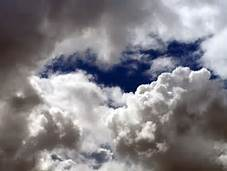
#> input picture dataset_test/cloudy/cloudy272.jpg, 227 x 171 px, found by its file name; its folder holds only this picture in this run
$ python preprocess-dataset.py
#> lines starting #> are read from the running program, lines starting #| are printed output that depends on the picture; after the words box and inside, x2 and y2 are one past the last pixel; in counts of white or black regions, pixels touching at a corner belong together
#> in preprocess_image, img is the input picture: shape (171, 227, 3); mean B, G, R 133.1, 128, 130.6
### utils/preprocess.py
import cv2
import numpy as np

# Ridimensiona l'immagine a una dimensione specifica (ad esempio 256x256) e ritaglia eventuali bordi neri
def resize_and_crop(img, size):
#> called with size = 256
    h, w = img.shape[:2]
#> h = 171; w = 227
    if h > w:
        img = cv2.resize(img, (size, int(h * size / w)))
    else:
        img = cv2.resize(img, (int(w * size / h), size))
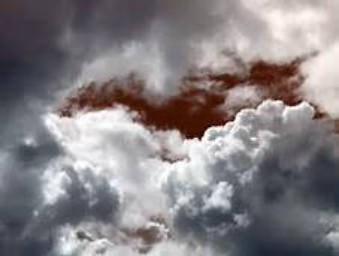
#> img: shape (256, 339, 3); mean of channels 0, 1, 2 130.4, 127.9, 133; drawn as B, G, R
    h, w = img.shape[:2]
#> h = 256; w = 339
    h_margin = (h - size) // 2
#> h_margin = 0
    w_margin = (w - size) // 2
#> w_margin = 41
    return img[h_margin:h_margin+size, w_margin:w_margin+size]
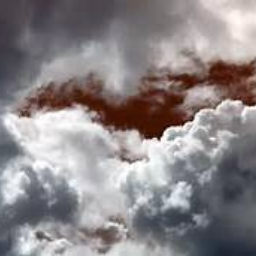
#> returned value: shape (256, 256, 3); mean of channels 0, 1, 2 135.2, 133.4, 139.5; drawn as B, G, R


# Applica l'equalizzazione dell'istogramma all'immagine
def equalize_hist(img):
    img_yuv = cv2.cvtColor(img, cv2.COLOR_RGB2YUV)
#> img_yuv: shape (256, 256, 3); mean of channels 0, 1, 2 134.6, 130.4, 128.5
    img_yuv[:,:,0] = cv2.equalizeHist(img_yuv[:,:,0])
#> img_yuv: shape (256, 256, 3); mean of channels 0, 1, 2 128.1, 130.4, 128.5
    return cv2.cvtColor(img_yuv, cv2.COLOR_YUV2RGB)
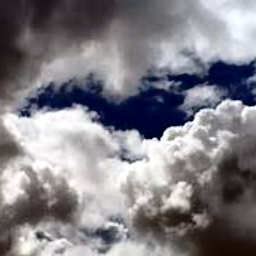
#> returned value: shape (256, 256, 3); mean R, G, B 129.2, 126.8, 133.1


# Applica il filtro di mediana all'immagine
def median_filter(img, kernel_size):
    return cv2.medianBlur(img, kernel_size)

# Applica la segmentazione basata sulla soglia all'immagine per separare il cielo dal terreno
def threshold_segmentation(img, threshold):
#> called with threshold = 150
    gray = cv2.cvtColor(img, cv2.COLOR_RGB2GRAY)
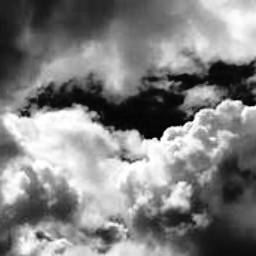
#> gray: shape (256, 256); min 2, max 255, mean 128.3
    ret, thresh = cv2.threshold(gray, threshold, 255, cv2.THRESH_BINARY)
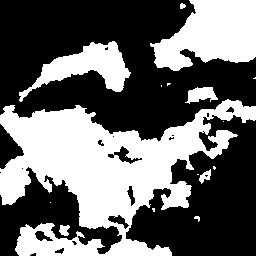
#> thresh: shape (256, 256); 41.2% white; 16 white regions (8 under 20 px), largest, box (x1, y1, x2, y2) and area: (0, 99, 256, 256) 18742, (150, 0, 256, 71) 5082, (19, 41, 131, 102) 2545
#> ret = 150
    return thresh

# Applica una rotazione casuale all'immagine
def random_rotate(img, angle_range):
#> called with angle_range = 10
    angle = np.random.uniform(-angle_range, angle_range)
    h, w = img.shape[:2]
#> h = 256; w = 256
    M = cv2.getRotationMatrix2D((w/2, h/2), angle, 1)
#> M = [[1, 0.017, -2.16], [-0.017, 1, 2.2]]
    return cv2.warpAffine(img, M, (w, h))
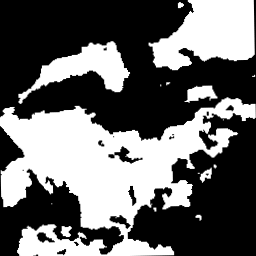
#> returned value: shape (256, 256); min 0, max 255, mean 104.2

def preprocess_image(img_path, size=256, threshold=150, kernel_size=3, angle_range=10):
    # Leggi l'immagine dal file
    img = cv2.imread(img_path)

    #Convert the image into RGB format
    img = cv2.cvtColor(img, cv2.COLOR_BGR2RGB)

    # Ridimensiona e ritaglia l'immagine
    img = resize_and_crop(img, size)

    # Applica l'equalizzazione dell'istogramma
    img = equalize_hist(img)

    # Applica il filtro di mediana
    #img = median_filter(img, kernel_size)

    # Applica la segmentazione basata sulla soglia
    img = threshold_segmentation(img, threshold)

    # Applica una rotazione casuale
    img = random_rotate(img, angle_range)

    # Normalizza l'immagine
    img = img.astype(np.float32) / 255.
#> img: shape (256, 256) float32

    # Aggiungi una dimensione per rappresentare il batch
    #img = np.expand_dims(img, axis=-1)

    return img

### utils/preprocess-dataset.py
import preprocess
import os
import cv2


# Percorso della directory di origine delle immagini

#original_dir = 'dataset_train'
#preprocessed_dir = 'dataset_train_preprocessed'

original_dir = 'dataset_test'
preprocessed_dir = 'dataset_test_preprocessed'

# Crea una nuova directory per le immagini pre-processate
if not os.path.exists(preprocessed_dir):
    os.makedirs(preprocessed_dir)

# Ottieni una lista di tutti i file presenti nella directory di origine
dirnames = os.listdir(original_dir)

for dirname in dirnames :
    filenames= os.listdir(os.path.join(original_dir,dirname))
    for filename in filenames :
        preprocessed_img = preprocess.preprocess_image(os.path.join(original_dir,dirname,filename))
        if not os.path.exists(os.path.join(preprocessed_dir,dirname)):
            os.makedirs(os.path.join(preprocessed_dir,dirname))
        cv2.imwrite(os.path.join(preprocessed_dir,dirname,filename),preprocessed_img)
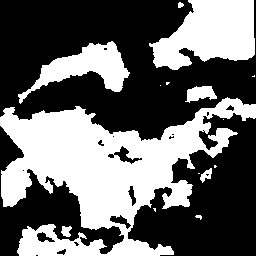
#> saved as cloudy272.jpg: shape (256, 256); values 0 (black) and 1 (white), 40.9% white; 15 white regions (7 under 20 px), largest, box (x1, y1, x2, y2) and area: (0, 97, 256, 256) 18666, (149, 0, 255, 70) 4979, (18, 41, 130, 104) 2544
#> pass 2 of the loop `for dirname in dirnames :`:
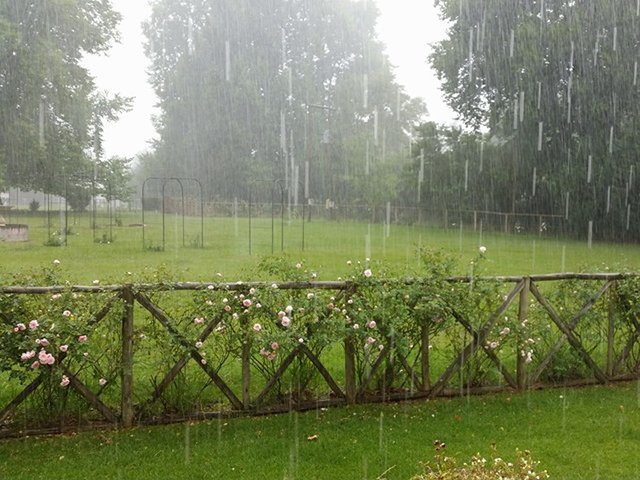
#> input picture dataset_test/rain/rain180.jpg, 640 x 480 px, found by its file name
#> in preprocess_image, img is the input picture: shape (480, 640, 3); mean B, G, R 94.8, 130.2, 122.4
#> in threshold_segmentation (call 2), `ret, thresh = cv2.threshold(gray, threshold, 255, cv2.THRESH_BINARY)`:
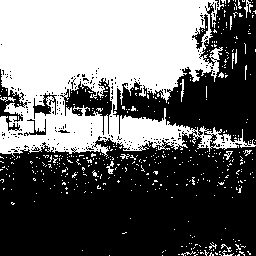
#> thresh: shape (256, 256); 41.4% white; 463 white regions (446 under 20 px), largest, box (x1, y1, x2, y2) and area: (0, 0, 256, 157) 25414, (244, 0, 253, 18) 55, (106, 161, 114, 174) 46
#> `cv2.imwrite(os.path.join(preprocessed_dir,dirname,filename),preprocess..`:
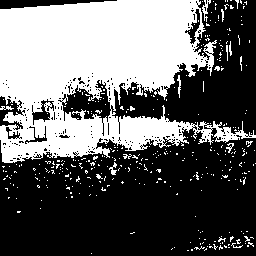
#> saved as rain180.jpg: shape (256, 256); values 0 (black) and 1 (white), 39.9% white; 362 white regions (348 under 20 px), largest, box (x1, y1, x2, y2) and area: (0, 0, 256, 163) 24681, (202, 0, 211, 22) 73, (109, 162, 117, 175) 47
